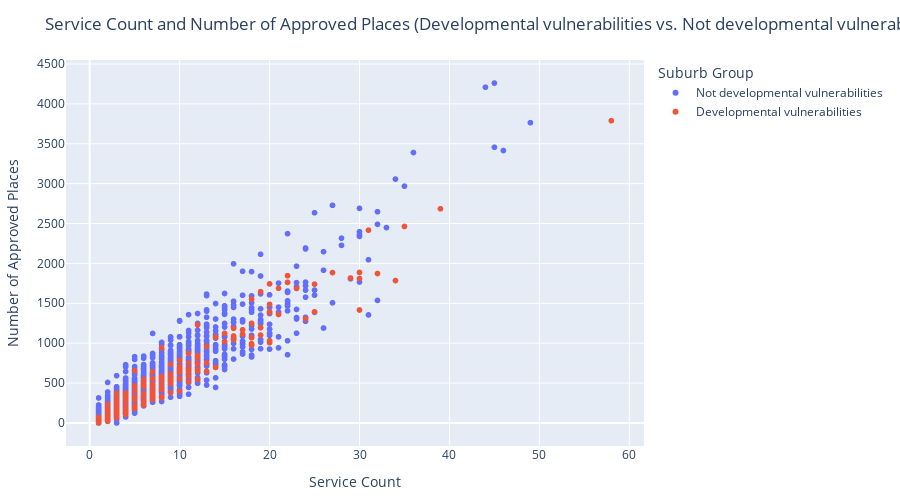

This figure's notebook cell:
### Code cell
import plotly.express as px

edu_all = edu.groupby('Suburb_clean').agg(
    service_count=('ServiceName', 'nunique'),
    total_Approved_places=('NumberOfApprovedPlaces', 'sum')
).reset_index()

dv_subs = [
    'adelaide', 'albany', 'albury', 'alice springs', 'ararat', 'armadale',
    'ashburton', 'aurukun', 'ballarat', 'ballina', 'balranald', 'barcaldine',
    'bassendean', 'bayswater', 'bellingen', 'belmont', 'benalla', 'berrigan',
    'beverley', 'blacktown', 'blayney', 'boddington', 'bourke', 'boyup brook',
    'brewarrina', 'brighton', 'brisbane', 'broken hill', 'brookton', 'broome',
    'bruce rock', 'bunbury', 'bundaberg', 'burnie', 'burnside', 'burwood',
    'busselton', 'cairns', 'cambridge', 'camden', 'capel', 'cardinia',
    'carnamah', 'carnarvon', 'casey', 'ceduna', 'cessnock', 'charters towers',
    'cherbourg', 'christmas island', 'claremont', 'cleve', 'cloncurry', 'cobar',
    'coffs harbour', 'collie', 'coober pedy', 'coolamon', 'coonamble',
    'corrigin', 'cottesloe', 'cowra', 'cranbrook', 'croydon', 'cunderdin',
    'dalwallinu', 'dardanup', 'darwin', 'denmark', 'devonport', 'doomadgee',
    'douglas', 'dowerin', 'dundas', 'dungog', 'east fremantle', 'elliston',
    'esperance', 'exmouth', 'fairfield', 'forbes', 'frankston', 'fremantle',
    'gawler', 'george town', 'gilgandra', 'gingin', 'gladstone', 'glenelg',
    'glenorchy', 'goomalling', 'goondiwindi', 'gosnells', 'griffith',
    'gunnedah', 'gympie', 'halls creek', 'harvey', 'hay', 'hepburn',
    'hinchinbrook', 'hobart', 'hope vale', 'hornsby', 'horsham', 'hunters hill',
    'inverell', 'ipswich', 'jerramungup', 'joondalup', 'junee', 'kalamunda',
    'karratha', 'katanning', 'katherine', 'kempsey', 'kiama', 'kimba',
    'kojonup', 'kowanyama', 'kulin', 'kyogle', 'lake grace', 'lane cove',
    'launceston', 'laverton', 'leeton', 'leonora', 'lismore', 'lithgow',
    'liverpool', 'lockhart', 'lockhart river', 'longreach', 'mackay',
    'maitland', 'mandurah', 'manjimup', 'manningham', 'mansfield',
    'mapoon', 'mareeba', 'maribyrnong', 'marion', 'melbourne', 'melton',
    'melville', 'merredin', 'mildura', 'mingenew', 'mitcham', 'monash',
    'moora', 'moreland', 'mornington', 'mosman', 'mosman park', 'mount barker',
    'mount gambier', 'mount isa', 'mukinbudin', 'mundaring', 'murchison',
    'murray bridge', 'muswellbrook', 'nannup', 'napranum', 'narembeen',
    'narrabri', 'narrandera', 'narrogin', 'narromine', 'nedlands',
    'newcastle', 'north sydney', 'northam', 'northampton', 'oberon', 'orange',
    'palm island', 'palmerston', 'parkes', 'parramatta', 'penrith',
    'peppermint grove', 'perenjori', 'perth', 'peterborough', 'pormpuraaw',
    'port augusta', 'port hedland', 'port lincoln', 'port pirie', 'prospect',
    'quairading', 'quilpie', 'randwick', 'ravensthorpe', 'richmond', 'robe',
    'rockhampton', 'rockingham', 'roxby downs', 'ryde', 'salisbury',
    'shellharbour', 'singleton', 'somerset', 'sorell', 'south perth',
    'stirling', 'strathfield', 'streaky bay', 'subiaco', 'swan hill', 'sydney',
    'tea tree gully', 'temora', 'tenterfield', 'three springs', 'toodyay',
    'toowoomba', 'townsville', 'tumby bay', 'unley', 'uralla', 'victor harbor',
    'victoria park', 'vincent', 'wagga wagga', 'wagin', 'walcha', 'walgett',
    'walkerville', 'wangaratta', 'wanneroo', 'waroona', 'warren',
    'warrnambool', 'waverley', 'weipa', 'wellington', 'wentworth',
    'whittlesea', 'whyalla', 'williams', 'willoughby', 'winton', 'wodonga',
    'wollongong', 'woollahra', 'woorabinda', 'wudinna', 'wujal wujal',
    'wyndham', 'yankalilla', 'yarrabah', 'york'
]

edu_all['group'] = edu_all['Suburb_clean'].apply(
    lambda x: 'Not developmental vulnerabilities' 
    if x not in dv_subs 
    else 'Developmental vulnerabilities'
)

fig = px.scatter(
    edu_all,
    x='service_count',
    y='total_Approved_places',
    color='group',
    title='Service Count and Number of Approved Places\n(Developmental vulnerabilities vs. Not developmental vulnerabilities suburbs)',
    labels={
        'service_count': 'Service Count',
        'total_Approved_places': 'Number of Approved Places'
    },
    hover_data=['Suburb_clean', 'service_count', 'total_Approved_places'],
    width=900,
    height=500
)

fig.update_layout(
    legend_title_text='Suburb Group',
    margin=dict(l=40, r=40, t=60, b=40)
)

fig.show()

### Figure 1 — Plotly figure (JSON) as saved in the notebook; plotly's stock layout.template omitted (floating-point values rounded to 4 significant figures; data arrays with more than 128 entries replaced by an {"elided": "..."} marker saying what was removed)
{"data": [{"customdata": {"elided": "3757x1 str values"}, "hovertemplate": "group=Not developmental vulnerabilities<br>Service Count=%{x}<br>Number of Approved Places=%{y}<br>Suburb_clean=%{customdata[0]}<extra></extra>", "legendgroup": "Not developmental vulnerabilities", "marker": {"color": "#636efa", "symbol": "circle"}, "mode": "markers", "name": "Not developmental vulnerabilities", "showlegend": true, "type": "scattergl", "x": {"elided": "3757 int values"}, "xaxis": "x", "y": {"elided": "3757 float values"}, "yaxis": "y"}, {"customdata": {"elided": "258x1 str values"}, "hovertemplate": "group=Developmental vulnerabilities<br>Service Count=%{x}<br>Number of Approved Places=%{y}<br>Suburb_clean=%{customdata[0]}<extra></extra>", "legendgroup": "Developmental vulnerabilities", "marker": {"color": "#EF553B", "symbol": "circle"}, "mode": "markers", "name": "Developmental vulnerabilities", "showlegend": true, "type": "scattergl", "x": {"elided": "258 int values"}, "xaxis": "x", "y": {"elided": "258 float values"}, "yaxis": "y"}], "layout": {"height": 500, "legend": {"title": {"text": "Suburb Group"}, "tracegroupgap": 0}, "margin": {"b": 40, "l": 40, "r": 40, "t": 60}, "title": {"text": "Service Count and Number of Approved Places\n(Developmental vulnerabilities vs. Not developmental vulnerabilities suburbs)"}, "width": 900, "xaxis": {"anchor": "y", "domain": [0, 1], "title": {"text": "Service Count"}}, "yaxis": {"anchor": "x", "domain": [0, 1], "title": {"text": "Number of Approved Places"}}}}
